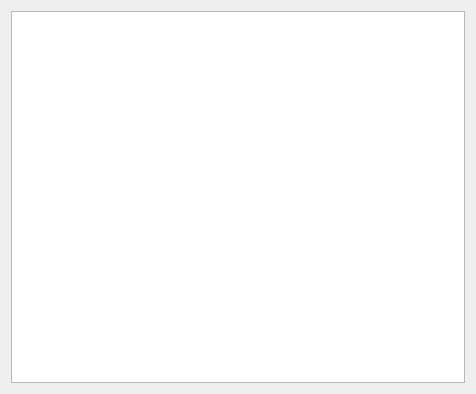
<?xml version="1.0" encoding="UTF-8"?>
<ui version="4.0">
 <class>DGLFramebufferViewItem</class>
 <widget class="QWidget" name="DGLFramebufferViewItem">
  <property name="geometry">
   <rect>
    <x>0</x>
    <y>0</y>
    <width>476</width>
    <height>394</height>
   </rect>
  </property>
  <property name="windowTitle">
   <string>Form</string>
  </property>
  <layout class="QVBoxLayout" name="verticalLayout">
   <item>
    <widget class="QGraphicsView" name="graphicsView">
     <property name="minimumSize">
      <size>
       <width>400</width>
       <height>320</height>
      </size>
     </property>
     <property name="sceneRect">
      <rectf>
       <x>0.000000000000000</x>
       <y>0.000000000000000</y>
       <width>0.000000000000000</width>
       <height>0.000000000000000</height>
      </rectf>
     </property>
    </widget>
   </item>
  </layout>
 </widget>
 <resources/>
 <connections/>
</ui>
